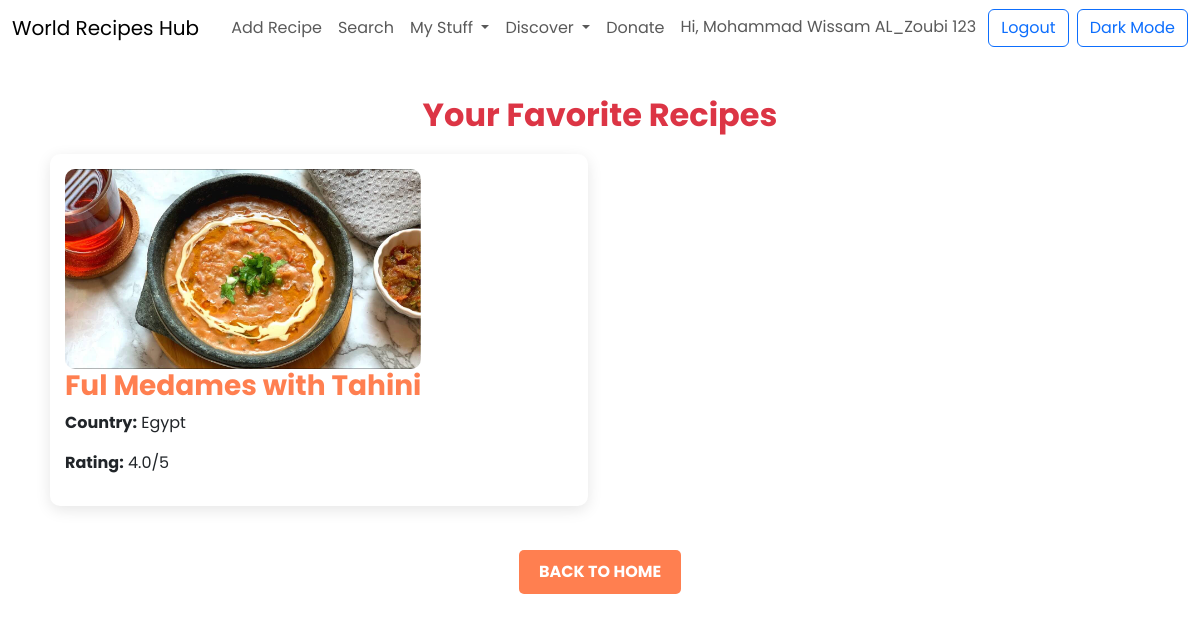
The page /favorites (signed in) on the database its author committed.
### tables this page shows
CREATE TABLE users 
                 (id INTEGER PRIMARY KEY, username TEXT UNIQUE, password TEXT, is_premium INTEGER DEFAULT 0);

CREATE TABLE recipes 
                 (id INTEGER PRIMARY KEY, country TEXT, continent TEXT, name TEXT, ingredients TEXT, instructions TEXT, 
                  category TEXT, prep_time INTEGER, calories INTEGER, difficulty TEXT, servings INTEGER, season TEXT,
                  image_path TEXT, video_url TEXT, source TEXT, warnings TEXT, approved INTEGER DEFAULT 1, 
                  rating REAL DEFAULT 0, rating_count INTEGER DEFAULT 0, added_date TEXT, user_id TEXT);

### app.py (the view)
@app.route('/favorites')
@login_required
def favorites():
    user_id = current_user.id
    conn = sqlite3.connect('recipes.db')
    c = conn.cursor()
    c.execute("SELECT r.id, r.country, r.name, r.rating, r.image_path FROM recipes r JOIN favorites f ON r.id = f.recipe_id WHERE f.user_id = ?", (user_id,))
    favorite_recipes_raw = c.fetchall()
    favorite_recipes = [(r[0], r[1], r[2], r[3], json.loads(r[4]) if r[4] and r[4] != '[]' and r[4] != '' else []) for r in favorite_recipes_raw]
    conn.close()
    return render_template('favorites.html', favorite_recipes=favorite_recipes)

### app.py (called while the page is built)
@login_manager.user_loader
def load_user(user_id):
    conn = sqlite3.connect('recipes.db')
    c = conn.cursor()
    c.execute("SELECT id, username, is_premium FROM users WHERE id = ?", (user_id,))
    user = c.fetchone()
    conn.close()
    if user:
        return User(user[0], user[1], user[2])
    return None

### templates/favorites.html (shortened to what this page needs)
<!DOCTYPE html>
<html lang="en">
<head>
    <link href="https://cdn.jsdelivr.net/npm/bootstrap@5.3.0/dist/css/bootstrap.min.css" rel="stylesheet">
    <link rel="stylesheet" href="https://cdnjs.cloudflare.com/ajax/libs/font-awesome/6.0.0/css/all.min.css">
</head>
<body>
    <nav class="navbar navbar-expand-lg">
        <div class="container-fluid">
            <a class="navbar-brand" href="{{ url_for('index') }}">World Recipes Hub</a>
            <div class="collapse navbar-collapse" id="navbarNav">
                <ul class="navbar-nav ms-auto align-items-center">
                    <li class="nav-item"><a class="nav-link" href="{{ url_for('add_recipe') }}">Add Recipe</a></li>
                    <li class="nav-item"><a class="nav-link" href="{{ url_for('search') }}">Search</a></li>
                    <li class="nav-item dropdown">
                        <a class="nav-link dropdown-toggle" href="#" id="myStuffDropdown" role="button" data-bs-toggle="dropdown" aria-expanded="false">
                            My Stuff
                        </a>
                    </li>
                    <li class="nav-item dropdown">
                        <a class="nav-link dropdown-toggle" href="#" id="discoverDropdown" role="button" data-bs-toggle="dropdown" aria-expanded="false">
                            Discover
                        </a>
                    </li>
                    <li class="nav-item"><a class="nav-link" href="{{ url_for('donate') }}">Donate</a></li>
                    {% if current_user.is_authenticated %}
                        <li class="nav-item auth-buttons">
                            <span class="nav-link d-inline">Hi, {{ current_user.username }}</span>
                            <a href="{{ url_for('logout') }}" class="btn btn-outline-primary">Logout</a>
                        </li>
                    {% else %}
                        <li class="nav-item auth-buttons">
                            <a href="{{ url_for('login') }}" class="btn btn-outline-primary">Login</a>
                            <a href="{{ url_for('register') }}" class="btn btn-primary">Sign Up</a>
                        </li>
                    {% endif %}
                    <li class="nav-item">
                        <button id="themeToggle" class="btn btn-outline-primary ms-2">Dark Mode</button>
                    </li>
                </ul>
            </div>
        </div>
    </nav>
    <div class="container">
        <h1>Your Favorite Recipes</h1>
        <div class="row g-4">
            {% for recipe in favorite_recipes %}
                <div class="col-md-6">
                    <a href="{{ url_for('recipe_detail', recipe_id=recipe[0]) }}" style="text-decoration: none; color: inherit;">
                        <div class="recipe-card">
                            {% if recipe[4] and recipe[4]|length > 0 %}
                                <img src="{{ url_for('static', filename=recipe[4][0]) }}" alt="{{ recipe[2] }}">
                            {% else %}
                                <img src="https://via.placeholder.com/300x200" alt="No image">
                            {% endif %}
                            <h3>{{ recipe[2] }}</h3>
                            <p><strong>Country:</strong> {{ recipe[1] }}</p>
                            <p><strong>Rating:</strong> {{ "%.1f"|format(recipe[3]) }}/5</p>
                        </div>
                    </a>
                </div>
            {% endfor %}
        </div>
        <div class="text-center mt-4">
            <a href="{{ url_for('index') }}" class="btn btn-primary">Back to Home</a>
        </div>
    </div>
</body>
</html>

### templates/favorites.html (style rules this page uses)
body { background: #fff; font-family: 'Poppins', sans-serif; }
.container { margin-top: 20px; padding: 20px; }
h1 { color: #dc3545; font-size: 2em; font-weight: bold; margin-bottom: 20px; text-align: center; }
.recipe-card { background: #fff; padding: 15px; margin-bottom: 20px; border-radius: 10px; box-shadow: 0 4px 15px rgba(0,0,0,0.1); transition: transform 0.3s; }
h3 { color: #ff7f50; font-weight: bold; }
img { max-width: 100%; height: 200px; object-fit: cover; border-radius: 10px; }
.btn-primary { background-color: #ff7f50; border: none; color: #fff; padding: 10px 20px; border-radius: 5px; font-weight: bold; text-transform: uppercase; }

### rows shown on the page
users: username "Mohammad Wissam AL_Zoubi 123"
recipes: name "Ful Medames with Tahini", country "Egypt", rating "4.0"
